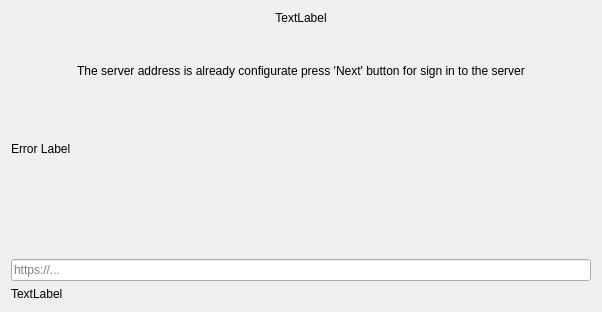
<?xml version="1.0" encoding="UTF-8"?>
<ui version="4.0">
 <class>OwncloudSetupPage</class>
 <widget class="QWidget" name="OwncloudSetupPage">
  <property name="geometry">
   <rect>
    <x>0</x>
    <y>0</y>
    <width>602</width>
    <height>312</height>
   </rect>
  </property>
  <property name="sizePolicy">
   <sizepolicy hsizetype="Preferred" vsizetype="Maximum">
    <horstretch>0</horstretch>
    <verstretch>0</verstretch>
   </sizepolicy>
  </property>
  <property name="windowTitle">
   <string>Form</string>
  </property>
  <layout class="QGridLayout" name="gridLayout">
   <item row="1" column="0">
    <layout class="QHBoxLayout" name="horizontalLayout_2">
     <item>
      <layout class="QVBoxLayout" name="verticalLayout">
       <item>
        <spacer name="horizontalSpacer">
         <property name="orientation">
          <enum>Qt::Horizontal</enum>
         </property>
         <property name="sizeType">
          <enum>QSizePolicy::Minimum</enum>
         </property>
         <property name="sizeHint" stdset="0">
          <size>
           <width>40</width>
           <height>20</height>
          </size>
         </property>
        </spacer>
       </item>
       <item>
        <spacer name="verticalSpacer_2">
         <property name="orientation">
          <enum>Qt::Vertical</enum>
         </property>
         <property name="sizeType">
          <enum>QSizePolicy::Minimum</enum>
         </property>
         <property name="sizeHint" stdset="0">
          <size>
           <width>20</width>
           <height>13</height>
          </size>
         </property>
        </spacer>
       </item>
       <item>
        <layout class="QHBoxLayout" name="horizontalLayout">
         <item>
          <widget class="QLabel" name="label_2">
           <property name="layoutDirection">
            <enum>Qt::LeftToRight</enum>
           </property>
           <property name="text">
            <string>The server address is already configurate press 'Next' button for sign in to the server</string>
           </property>
           <property name="alignment">
            <set>Qt::AlignCenter</set>
           </property>
           <property name="buddy">
            <cstring>leUrl</cstring>
           </property>
          </widget>
         </item>
        </layout>
       </item>
       <item>
        <widget class="QLabel" name="urlLabel">
         <property name="text">
          <string/>
         </property>
         <property name="alignment">
          <set>Qt::AlignCenter</set>
         </property>
        </widget>
       </item>
       <item>
        <spacer name="verticalSpacer_3">
         <property name="orientation">
          <enum>Qt::Vertical</enum>
         </property>
         <property name="sizeType">
          <enum>QSizePolicy::Minimum</enum>
         </property>
         <property name="sizeHint" stdset="0">
          <size>
           <width>20</width>
           <height>18</height>
          </size>
         </property>
        </spacer>
       </item>
       <item>
        <spacer name="horizontalSpacer_2">
         <property name="orientation">
          <enum>Qt::Horizontal</enum>
         </property>
         <property name="sizeType">
          <enum>QSizePolicy::Minimum</enum>
         </property>
         <property name="sizeHint" stdset="0">
          <size>
           <width>40</width>
           <height>20</height>
          </size>
         </property>
        </spacer>
       </item>
      </layout>
     </item>
    </layout>
   </item>
   <item row="4" column="0">
    <layout class="QHBoxLayout" name="resultLayout">
     <property name="spacing">
      <number>0</number>
     </property>
    </layout>
   </item>
   <item row="5" column="0">
    <widget class="Utils::FancyLineEdit" name="leUrl">
     <property name="sizePolicy">
      <sizepolicy hsizetype="MinimumExpanding" vsizetype="Preferred">
       <horstretch>0</horstretch>
       <verstretch>0</verstretch>
      </sizepolicy>
     </property>
     <property name="placeholderText">
      <string>https://...</string>
     </property>
    </widget>
   </item>
   <item row="2" column="0">
    <widget class="QLabel" name="errorLabel">
     <property name="sizePolicy">
      <sizepolicy hsizetype="MinimumExpanding" vsizetype="Maximum">
       <horstretch>0</horstretch>
       <verstretch>0</verstretch>
      </sizepolicy>
     </property>
     <property name="text">
      <string>Error Label</string>
     </property>
     <property name="openExternalLinks">
      <bool>true</bool>
     </property>
    </widget>
   </item>
   <item row="6" column="0">
    <widget class="QLabel" name="bottomLabel">
     <property name="text">
      <string>TextLabel</string>
     </property>
    </widget>
   </item>
   <item row="0" column="0">
    <widget class="QLabel" name="topLabel">
     <property name="sizePolicy">
      <sizepolicy hsizetype="Preferred" vsizetype="Fixed">
       <horstretch>0</horstretch>
       <verstretch>0</verstretch>
      </sizepolicy>
     </property>
     <property name="text">
      <string>TextLabel</string>
     </property>
     <property name="alignment">
      <set>Qt::AlignCenter</set>
     </property>
     <property name="wordWrap">
      <bool>true</bool>
     </property>
    </widget>
   </item>
   <item row="3" column="0">
    <spacer name="verticalSpacer">
     <property name="orientation">
      <enum>Qt::Vertical</enum>
     </property>
     <property name="sizeHint" stdset="0">
      <size>
       <width>20</width>
       <height>40</height>
      </size>
     </property>
    </spacer>
   </item>
  </layout>
 </widget>
 <customwidgets>
  <customwidget>
   <class>Utils::FancyLineEdit</class>
   <extends>QLineEdit</extends>
   <header location="global">fancylineedit.h</header>
  </customwidget>
 </customwidgets>
 <resources/>
 <connections/>
</ui>
